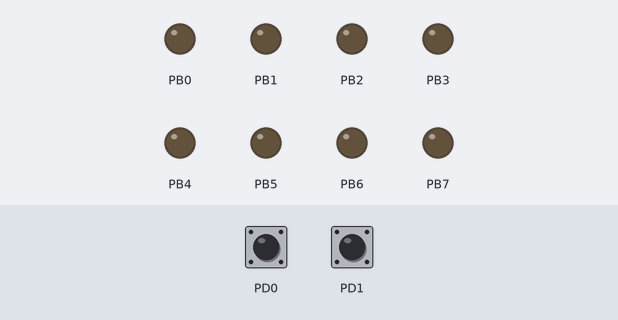
Bench run of a program on a simulated ATmega328P, built with avr-gcc and emulated at 8 MHz (the files do not name the chip). Parts: output pins drawn as LEDs (lit = HIGH). Dashed ring = blinking. Inputs (shaded band) come from the test bench; at power-on: PD0 HIGH, PD1 HIGH.

Above: at 1.2 s.
1.3 s: PD0 pulled LOW for 0.15 s
At 2.0 s:
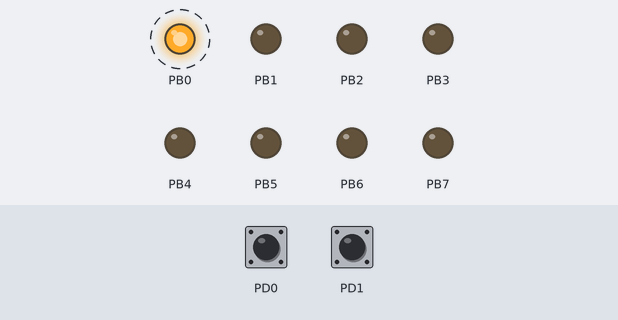
4.4 s: PD1 pulled LOW for 0.15 s
At 6.1 s:
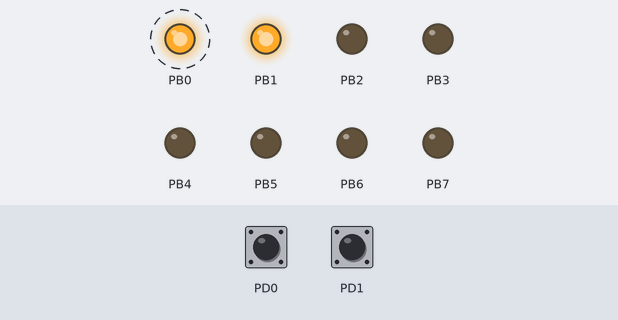
7.5 s: PD0 pulled LOW for 1 s
At 8.5 s:
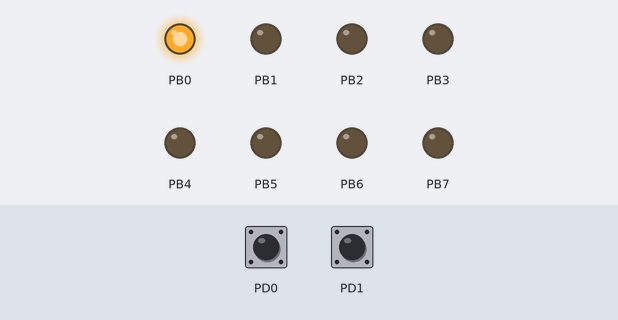
10.0 s: PD0 pulled LOW for 0.15 s
At 11.8 s:
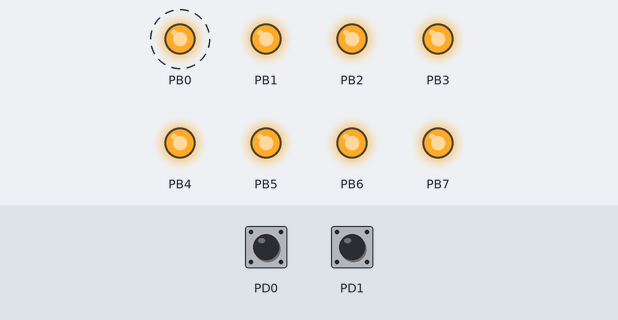
13.1 s: PD0 pulled LOW for 3.2 s
At 13.1 s:
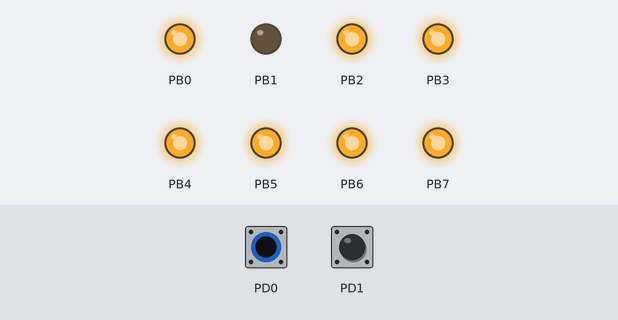
17.8 s: PD0 pulled LOW for 0.15 s
At 19.6 s:
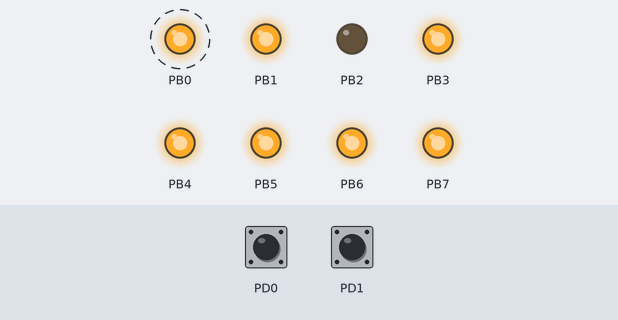
Timing chart, 0 to 25.3 s (numbered marks = the images above; inputs shaded):
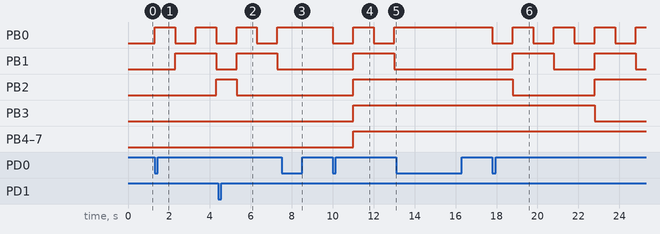

The program:

main.cpp
```cpp
/*
 * c.cpp
 *
 * Created: 9/26/2021 12:58:11 AM
 * Author :
 */

#define F_CPU 8000000
#include <avr/io.h>
#include <avr/interrupt.h>

volatile uint8_t i=0;
volatile bool dir=0;
int main(void)
{	DDRB=0b11111111;
	PORTD|=(0b11);
	TCCR1B|=(1<<WGM12);//ctc
	TCCR1B|=(1<<CS12); //prescaler=256
	TCNT1=0;
	OCR1A=31250;

	//
	PCICR|=(1<<PCIE2);
	PCMSK2|=(0b11);
	sei();

	while (1)
	{
	}
}

ISR(TIMER1_COMPA_vect){
	TCNT1=0;
	if (!dir)
	{i++;
	}
	else
	{i--;
	}

	PORTB=i;
}

ISR(PCINT2_vect){
	if (!(PIND&0b1))
	{TIMSK1^=(1<<OCIE1A);
	}
	if (!(PIND&0b10))
	{dir=~dir;
	}
}
```

Measured:
- after the input at 1.3 s, PB0: alternates HIGH for 1.0 s and LOW for 1.0 s, starting at once; PB1: LOW → HIGH after 1.0 s, → LOW 2.0 s later; PB2: LOW → HIGH after 3.0 s
- after the input at 4.4 s, PB1: LOW → HIGH after 0.90 s instead of 1.9 s; PB2: HIGH → LOW after 0.90 s
- after the input at 7.5 s, PB0: stays HIGH (without the input it goes to LOW after 0.80 s); PB1–7: stays LOW (without the input it goes to HIGH after 1.8 s)
- after the input at 10.0 s, PB0: alternates HIGH for 1.0 s and LOW for 1.0 s, starting at once; PB1: LOW → HIGH after 1.0 s, → LOW 2.0 s later; PB2–7: LOW → HIGH after 1.0 s
- after the input at 13.1 s, PB0: stops changing and stays HIGH; PB1: stays LOW (without the input it goes to HIGH after 1.9 s); PB2: stays HIGH (without the input it goes to LOW after 1.9 s)
- after the input at 17.8 s, PB0: alternates HIGH for 1.0 s and LOW for 1.0 s, starting at once; PB1: alternates HIGH for 2.0 s and LOW for 2.0 s, starting after 1.0 s; PB2: HIGH → LOW after 1.0 s, → HIGH 4.0 s later; PB3: HIGH → LOW after 5.0 s
